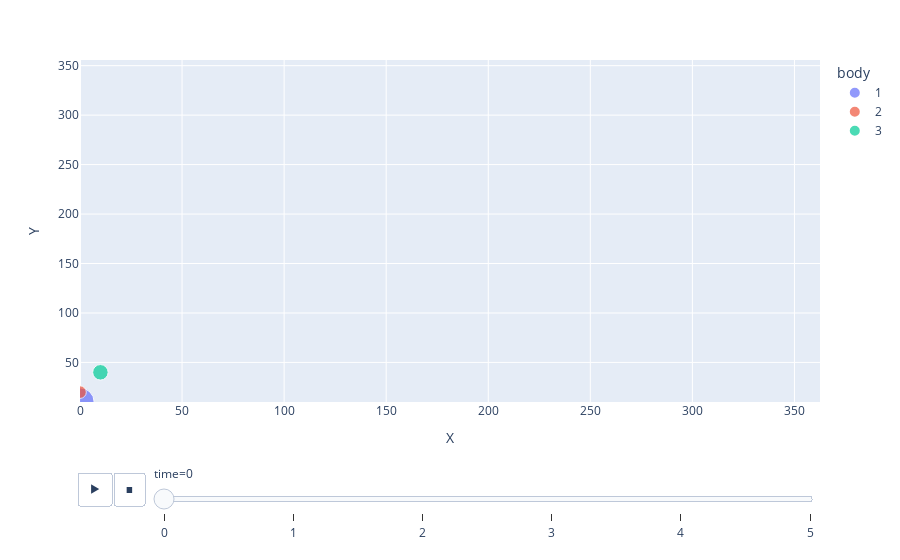

The notebook cell saved with this chart:
### Code cell
px.scatter(df, x="X", y="Y", animation_frame="time", animation_group="body",size="size", color="body",
           range_x=[min(df.X),max(df.X)], range_y=[min(df.Y),max(df.Y)])
          # log_x=True, size_max=55, color="body"

### Figure 1 — Plotly figure (JSON) as saved in the notebook; plotly's stock layout.template omitted (floating-point values rounded to 4 significant figures)
{"data": [{"hoverlabel": {"namelength": 0}, "hovertemplate": "body=1<br>time=0<br>X=%{x}<br>Y=%{y}<br>size=%{marker.size}", "ids": ["1"], "legendgroup": "1", "marker": {"color": "#636efa", "size": [10], "sizemode": "area", "sizeref": 0.025, "symbol": "circle"}, "mode": "markers", "name": "1", "showlegend": true, "type": "scatter", "x": [0], "xaxis": "x", "y": [10], "yaxis": "y"}, {"hoverlabel": {"namelength": 0}, "hovertemplate": "body=2<br>time=0<br>X=%{x}<br>Y=%{y}<br>size=%{marker.size}", "ids": ["2"], "legendgroup": "2", "marker": {"color": "#EF553B", "size": [2], "sizemode": "area", "sizeref": 0.025, "symbol": "circle"}, "mode": "markers", "name": "2", "showlegend": true, "type": "scatter", "x": [0], "xaxis": "x", "y": [20], "yaxis": "y"}, {"hoverlabel": {"namelength": 0}, "hovertemplate": "body=3<br>time=0<br>X=%{x}<br>Y=%{y}<br>size=%{marker.size}", "ids": ["3"], "legendgroup": "3", "marker": {"color": "#00cc96", "size": [3], "sizemode": "area", "sizeref": 0.025, "symbol": "circle"}, "mode": "markers", "name": "3", "showlegend": true, "type": "scatter", "x": [10], "xaxis": "x", "y": [40], "yaxis": "y"}], "layout": {"legend": {"itemsizing": "constant", "title": {"text": "body"}, "tracegroupgap": 0}, "margin": {"t": 60}, "sliders": [{"active": 0, "currentvalue": {"prefix": "time="}, "len": 0.9, "pad": {"b": 10, "t": 60}, "steps": [{"args": [["0"], {"frame": {"duration": 0, "redraw": false}, "fromcurrent": true, "mode": "immediate", "transition": {"duration": 0, "easing": "linear"}}], "label": "0", "method": "animate"}, {"args": [["1"], {"frame": {"duration": 0, "redraw": false}, "fromcurrent": true, "mode": "immediate", "transition": {"duration": 0, "easing": "linear"}}], "label": "1", "method": "animate"}, {"args": [["2"], {"frame": {"duration": 0, "redraw": false}, "fromcurrent": true, "mode": "immediate", "transition": {"duration": 0, "easing": "linear"}}], "label": "2", "method": "animate"}, {"args": [["3"], {"frame": {"duration": 0, "redraw": false}, "fromcurrent": true, "mode": "immediate", "transition": {"duration": 0, "easing": "linear"}}], "label": "3", "method": "animate"}, {"args": [["4"], {"frame": {"duration": 0, "redraw": false}, "fromcurrent": true, "mode": "immediate", "transition": {"duration": 0, "easing": "linear"}}], "label": "4", "method": "animate"}, {"args": [["5"], {"frame": {"duration": 0, "redraw": false}, "fromcurrent": true, "mode": "immediate", "transition": {"duration": 0, "easing": "linear"}}], "label": "5", "method": "animate"}], "x": 0.1, "xanchor": "left", "y": 0, "yanchor": "top"}], "updatemenus": [{"buttons": [{"args": [null, {"frame": {"duration": 500, "redraw": false}, "fromcurrent": true, "mode": "immediate", "transition": {"duration": 500, "easing": "linear"}}], "label": "&#9654;", "method": "animate"}, {"args": [[null], {"frame": {"duration": 0, "redraw": false}, "fromcurrent": true, "mode": "immediate", "transition": {"duration": 0, "easing": "linear"}}], "label": "&#9724;", "method": "animate"}], "direction": "left", "pad": {"r": 10, "t": 70}, "showactive": false, "type": "buttons", "x": 0.1, "xanchor": "right", "y": 0, "yanchor": "top"}], "xaxis": {"anchor": "y", "domain": [0, 1], "range": [0, 362.5], "title": {"text": "X"}}, "yaxis": {"anchor": "x", "domain": [0, 1], "range": [10, 355.7], "title": {"text": "Y"}}}}
